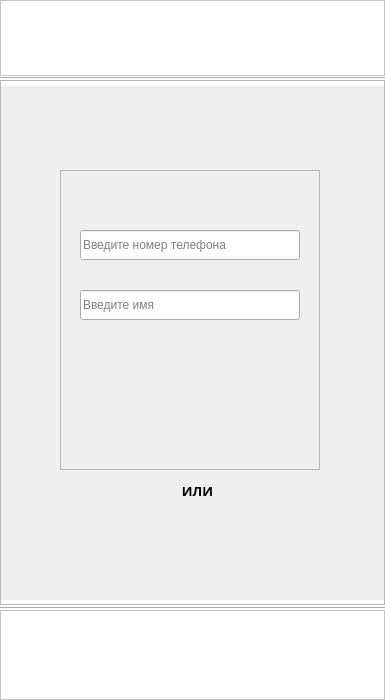
<?xml version="1.0" encoding="UTF-8"?>
<ui version="4.0">
 <class>EntranceWindow</class>
 <widget class="QMainWindow" name="EntranceWindow">
  <property name="geometry">
   <rect>
    <x>0</x>
    <y>0</y>
    <width>385</width>
    <height>700</height>
   </rect>
  </property>
  <property name="minimumSize">
   <size>
    <width>385</width>
    <height>700</height>
   </size>
  </property>
  <property name="maximumSize">
   <size>
    <width>385</width>
    <height>700</height>
   </size>
  </property>
  <property name="windowTitle">
   <string>Вход</string>
  </property>
  <property name="styleSheet">
   <string notr="true"/>
  </property>
  <widget class="QWidget" name="centralwidget">
   <widget class="QFrame" name="frame_6">
    <property name="geometry">
     <rect>
      <x>0</x>
      <y>80</y>
      <width>385</width>
      <height>525</height>
     </rect>
    </property>
    <property name="styleSheet">
     <string notr="true">background-image: url(:/resources/C:/Users/Фёдор/PycharmProjects/Bushe/MyIcons/фон+шрифты+верх.панель/фон.png);</string>
    </property>
    <property name="frameShape">
     <enum>QFrame::StyledPanel</enum>
    </property>
    <property name="frameShadow">
     <enum>QFrame::Raised</enum>
    </property>
    <widget class="QPushButton" name="pushButton_reg">
     <property name="geometry">
      <rect>
       <x>45</x>
       <y>440</y>
       <width>300</width>
       <height>41</height>
      </rect>
     </property>
     <property name="font">
      <font>
       <pointsize>10</pointsize>
       <weight>75</weight>
       <bold>true</bold>
      </font>
     </property>
     <property name="styleSheet">
      <string notr="true">image: url(:/login/C:/Users/Фёдор/PycharmProjects/Bushe/MyIcons/1. вход/книпка регистрации.ico);
border: none;</string>
     </property>
     <property name="text">
      <string/>
     </property>
    </widget>
    <widget class="QFrame" name="frame">
     <property name="geometry">
      <rect>
       <x>60</x>
       <y>90</y>
       <width>260</width>
       <height>300</height>
      </rect>
     </property>
     <property name="styleSheet">
      <string notr="true">border-image: url(:/profile/C:/Users/Фёдор/PycharmProjects/Bushe/MyIcons/9. профиль/фон белый общий.ico);</string>
     </property>
     <property name="frameShape">
      <enum>QFrame::StyledPanel</enum>
     </property>
     <property name="frameShadow">
      <enum>QFrame::Raised</enum>
     </property>
     <widget class="QLineEdit" name="lineEdit">
      <property name="geometry">
       <rect>
        <x>20</x>
        <y>60</y>
        <width>220</width>
        <height>30</height>
       </rect>
      </property>
      <property name="styleSheet">
       <string notr="true">border-image: url(:/login/C:/Users/Фёдор/PycharmProjects/Bushe/MyIcons/1. вход/фон пол догин и пароль.ico);</string>
      </property>
      <property name="text">
       <string/>
      </property>
      <property name="placeholderText">
       <string>Введите номер телефона</string>
      </property>
     </widget>
     <widget class="QLineEdit" name="lineEdit_2">
      <property name="geometry">
       <rect>
        <x>20</x>
        <y>120</y>
        <width>220</width>
        <height>30</height>
       </rect>
      </property>
      <property name="styleSheet">
       <string notr="true">border-image: url(:/login/C:/Users/Фёдор/PycharmProjects/Bushe/MyIcons/1. вход/фон пол догин и пароль.ico);</string>
      </property>
      <property name="inputMask">
       <string/>
      </property>
      <property name="text">
       <string/>
      </property>
      <property name="cursorPosition">
       <number>0</number>
      </property>
      <property name="placeholderText">
       <string>Введите имя</string>
      </property>
     </widget>
    </widget>
    <widget class="QLabel" name="label_2">
     <property name="geometry">
      <rect>
       <x>47</x>
       <y>20</y>
       <width>281</width>
       <height>55</height>
      </rect>
     </property>
     <property name="styleSheet">
      <string notr="true">image: url(:/login/C:/Users/Фёдор/PycharmProjects/Bushe/MyIcons/1. вход/иконка _вход_.ico);</string>
     </property>
     <property name="text">
      <string/>
     </property>
    </widget>
    <widget class="QLabel" name="label_3">
     <property name="geometry">
      <rect>
       <x>170</x>
       <y>390</y>
       <width>55</width>
       <height>41</height>
      </rect>
     </property>
     <property name="font">
      <font>
       <family>Kudryashev Display</family>
       <pointsize>10</pointsize>
       <weight>75</weight>
       <bold>true</bold>
      </font>
     </property>
     <property name="text">
      <string>ИЛИ</string>
     </property>
     <property name="alignment">
      <set>Qt::AlignCenter</set>
     </property>
    </widget>
   </widget>
   <widget class="Line" name="line">
    <property name="geometry">
     <rect>
      <x>0</x>
      <y>600</y>
      <width>385</width>
      <height>16</height>
     </rect>
    </property>
    <property name="styleSheet">
     <string notr="true">background-color: rgb(255, 255, 255);</string>
    </property>
    <property name="orientation">
     <enum>Qt::Horizontal</enum>
    </property>
   </widget>
   <widget class="Line" name="line_2">
    <property name="geometry">
     <rect>
      <x>0</x>
      <y>70</y>
      <width>385</width>
      <height>16</height>
     </rect>
    </property>
    <property name="styleSheet">
     <string notr="true">background-color: rgb(255, 255, 255);</string>
    </property>
    <property name="orientation">
     <enum>Qt::Horizontal</enum>
    </property>
   </widget>
   <widget class="QFrame" name="frame_4">
    <property name="geometry">
     <rect>
      <x>0</x>
      <y>0</y>
      <width>385</width>
      <height>76</height>
     </rect>
    </property>
    <property name="styleSheet">
     <string notr="true">background-color: rgb(255, 255, 255);</string>
    </property>
    <property name="frameShape">
     <enum>QFrame::StyledPanel</enum>
    </property>
    <property name="frameShadow">
     <enum>QFrame::Raised</enum>
    </property>
    <widget class="QLabel" name="label">
     <property name="geometry">
      <rect>
       <x>140</x>
       <y>10</y>
       <width>91</width>
       <height>55</height>
      </rect>
     </property>
     <property name="styleSheet">
      <string notr="true">image: url(:/login/C:/Users/Фёдор/PycharmProjects/Bushe/MyIcons/1. вход/плашка буше .ico);</string>
     </property>
     <property name="text">
      <string/>
     </property>
    </widget>
   </widget>
   <widget class="QFrame" name="frame_5">
    <property name="geometry">
     <rect>
      <x>0</x>
      <y>610</y>
      <width>385</width>
      <height>90</height>
     </rect>
    </property>
    <property name="styleSheet">
     <string notr="true">background-color: rgb(255, 255, 255);</string>
    </property>
    <property name="frameShape">
     <enum>QFrame::StyledPanel</enum>
    </property>
    <property name="frameShadow">
     <enum>QFrame::Raised</enum>
    </property>
    <widget class="QPushButton" name="btn_settings">
     <property name="geometry">
      <rect>
       <x>10</x>
       <y>10</y>
       <width>365</width>
       <height>70</height>
      </rect>
     </property>
     <property name="styleSheet">
      <string notr="true">QPushButton {
border-image: url(:/login/C:/Users/Фёдор/PycharmProjects/Bushe/MyIcons/1. вход/иконка готово.ico);
    color: black;
    border-radius: 35px;
}</string>
     </property>
     <property name="text">
      <string/>
     </property>
    </widget>
   </widget>
   <zorder>line</zorder>
   <zorder>line_2</zorder>
   <zorder>frame_4</zorder>
   <zorder>frame_5</zorder>
   <zorder>frame_6</zorder>
  </widget>
 </widget>
 <resources>
  <include location="../MyIcons/resources.qrc"/>
 </resources>
 <connections/>
</ui>
